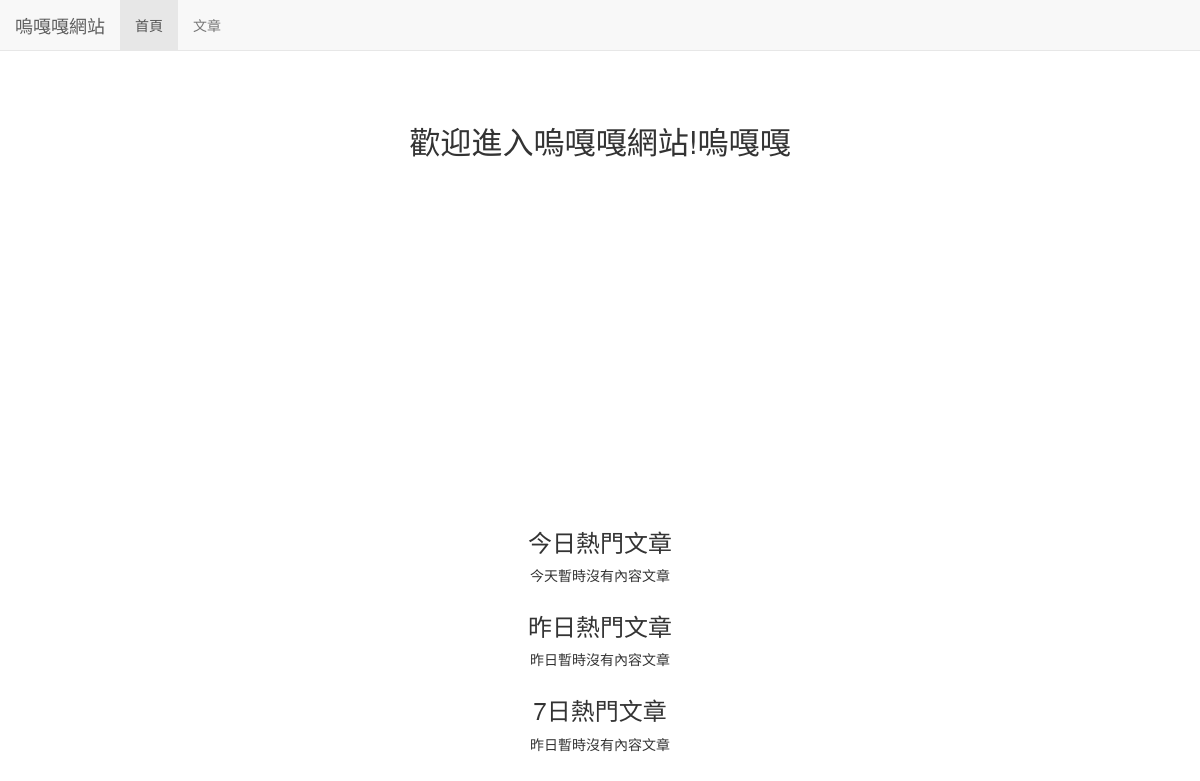
/, run on an earlier commit of the app's database.
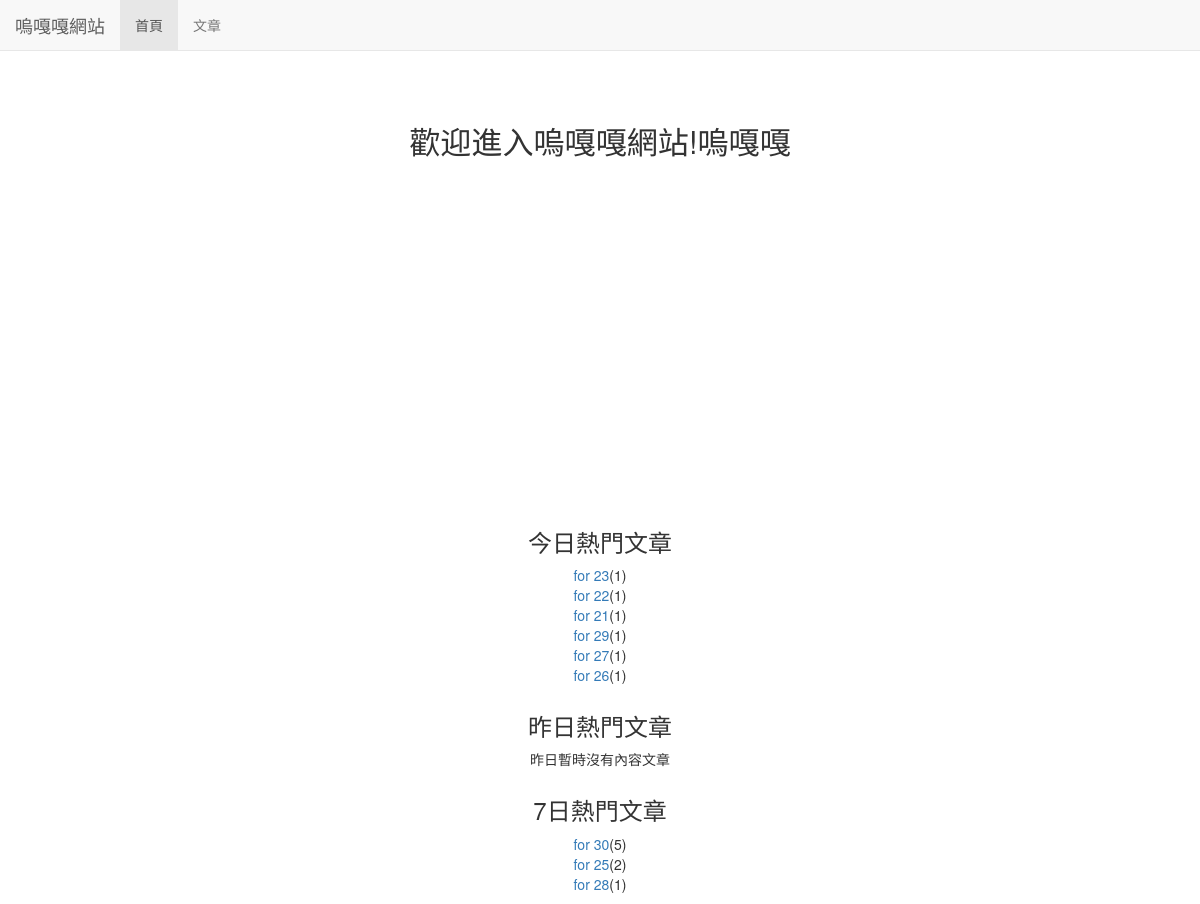
And on a later commit of the database.
### read_statistics/models.py (models this page shows)
class ReadDetail(models.Model):
    date = models.DateField(default=timezone.now)
    read_num = models.IntegerField(default=0)
    content_type = models.ForeignKey(ContentType, on_delete=models.DO_NOTHING)
    object_id = models.PositiveIntegerField()
    content_object = GenericForeignKey('content_type', 'object_id')

### blog/models.py (models this page shows, shortened)
class Blog(models.Model, ReadNumExpandMethod):
    title = models.CharField(max_length=50)
    blog_type = models.ForeignKey(BlogType, on_delete=models.DO_NOTHING)
    content = RichTextUploadingField()
    author = models.ForeignKey(User, on_delete=models.DO_NOTHING)
    read_details = GenericRelation(ReadDetail)
    created_time = models.DateTimeField(auto_now_add=True)
    last_update_time = models.DateTimeField(auto_now=True)
    class Meta:
        ordering = ['-created_time']

### mysite/views.py (the view)
# urls.py: 2. Add a URL to urlpatterns:  path('', views.home, name='home')
def home(request):
    blog_content_type = ContentType.objects.get_for_model(Blog)
    dates, read_nums = getSevenDaysReadDate(blog_content_type)
    seven_days_hot_date = cache.get('seven_days_hot_date')
    if seven_days_hot_date is None:
        seven_days_hot_date = getSevendayHotDate()
        cache.set('seven_days_hot_date', seven_days_hot_date, 3600)
        print('calc')
    else:
        print('use caches')
    context = {}
    context['dates'] = dates
    context['read_nums'] = read_nums
    context['today_hot_date'] = getTodayHotDate(blog_content_type)
    context['yesterday_hot_date'] = getYesterdayHotDate(blog_content_type)
    context['seven_days_hot_date'] = seven_days_hot_date
    return render(request, 'home.html', context)

### mysite/views.py (called while the page is built)
def getSevendayHotDate():
    today = timezone.now().date()
    date = today-datetime.timedelta(days=7)
    blogs = Blog.objects \
                .filter(read_details__date__lt=today, read_details__date__gte=date) \
                .values('id', 'title') \
                .annotate(read_num_sum=Sum('read_details__read_num')) \
                .order_by('-read_num_sum')
    return blogs[:7]

### read_statistics/utils.py (called while the page is built)
def getSevenDaysReadDate(content_type):
    today = timezone.now().date()
    dates = []
    read_nums = []
    for i  in range(7, 0, -1):
        date = today - datetime.timedelta(days=i)
        dates.append(date.strftime('%m/%d'))
        read_details = ReadDetail.objects.filter(content_type=content_type, date=date)
        result = read_details.aggregate(read_num_sum=Sum('read_num'))
        read_nums.append(result['read_num_sum'] or 0)
    return dates, read_nums

def getTodayHotDate(content_type):
    today = timezone.now().date()
    read_details = ReadDetail.objects.filter(content_type=content_type, date=today).order_by('-read_num')
    return read_details[:7] # limit

def getYesterdayHotDate(content_type):
    today = timezone.now().date()
    yesterday = today-datetime.timedelta(days=1)
    read_details = ReadDetail.objects.filter(content_type=content_type, date=yesterday).order_by('-read_num')
    return read_details[:7] # limit

### templates/home.html (shortened to what this page needs)
{% extends 'base.html' %}
{% load staticfiles %}
{% block header_extends %}
    <link rel="stylesheet" href="{% static 'home.css' %}">
{% endblock %}
{% block nav_home_active %}active{% endblock %}
{% block content %}
    <h3 class="home-content">歡迎進入嗚嘎嘎網站!嗚嘎嘎</h3>
    <div id="container"></div>
    <div class="hot-date">
        <h3>今日熱門文章</h3>
        <ul>
            {% for hot_date in today_hot_date %}
                <li><a href="{% url 'blog_detail' hot_date.content_object.pk %}">{{ hot_date.content_object.title }}</a>({{ hot_date.read_num }})</li>
            {% empty %}
                <li>今天暫時沒有內容文章</li>
            {% endfor %}
        </ul>
    </div>
    <div class="hot-date">
        <h3>昨日熱門文章</h3>
        <ul>
            {% for hot_date in yesterday_hot_date %}
                <li><a href="{% url 'blog_detail' hot_date.content_object.pk %}">{{ hot_date.content_object.title }}</a>({{ hot_date.read_num }})</li>
            {% empty %}
                <li>昨日暫時沒有內容文章</li>
            {% endfor %}
        </ul>
    </div>
    <div class="hot-date">
        <h3>7日熱門文章</h3>
        <ul>
            {% for hot_blog in seven_days_hot_date %}
                <li><a href="{% url 'blog_detail' hot_blog.id %}">{{ hot_blog.title }}</a>({{ hot_blog.read_num_sum }})</li>
            {% empty %}
                <li>昨日暫時沒有內容文章</li>
            {% endfor %}
        </ul>
    </div>
{% endblock %}

### templates/base.html (shortened to what this page needs)
{% load staticfiles %}
<!DOCTYPE html>
<html lang="zh-CN">
<head>
    <link rel="stylesheet" href="{% static 'base.css' %}">
    <link rel="stylesheet" href="{% static 'bootstrap-3.3.7/css/bootstrap.min.css' %}">
    {% block header_extends %}{% endblock %}
</head>
<body>
    <div class="navbar navbar-default navbar-fixed-top" role="navigation">
        <div class="container-fluid">
            <div class="navbar-header">
                <a class="navbar-brand" href="{% url 'home' %}">嗚嘎嘎網站</a>
            </div>
            <div id="navbar-collapse" class="collapse navbar-collapse">
                <ul class="nav navbar-nav">
                    <li class="{% block nav_home_active %}{% endblock %}">
                        <a href="{% url 'home' %}">首頁</a>
                    </li>
                    <li class="{% block nav_blog_active %}{% endblock %}">
                        <a href="{% url 'blog_list' %}">文章</a>
                    </li>
                </ul>
            </div>
        </div>
    </div>
    {% block content %}{% endblock %}
</body>
</html>

### static/base.css (style rules this page uses)
* { margin: 0; padding: 0; }
body { margin-top: 70px!important; }
ul { list-style-type: none!important; }

### static/home.css (style rules this page uses)
h3.home-content { font-size:222%; text-align: center; margin-top: 4em; margin-bottom: 2em; }
div#container { margin: 0 auto; height: 20em; min-width: 20em; max-width: 30em; }
div.hot-date { text-align: center; margin-top: 2em; }

What changed in the data, as far as the page shows it:
added ReadDetail: content_object "for 23", read_num "1"
added ReadDetail: content_object "for 22", read_num "1"
added ReadDetail: content_object "for 21", read_num "1"
added ReadDetail: content_object "for 29", read_num "1"
added ReadDetail: content_object "for 27", read_num "1"
added ReadDetail: content_object "for 26", read_num "1"
Also different on the page:
new list line: "for 30 ( 5 )"
new list line: "for 25 ( 2 )"
new list line: "for 28 ( 1 )"
text no longer shown: "今天暫時沒有內容文章 昨日暫時沒有內容文章"
